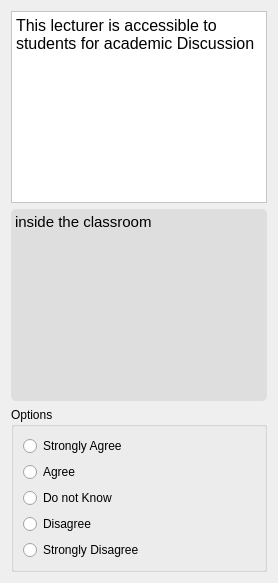
                   <widget class="QWidget" name="page_50">
                    <layout class="QVBoxLayout" name="verticalLayout_142">
                     <item>
                      <widget class="QTextBrowser" name="textBrowser_107">
                       <property name="styleSheet">
                        <string notr="true">background-color: rgb(255, 255, 255);</string>
                       </property>
                       <property name="html">
                        <string>&lt;!DOCTYPE HTML PUBLIC &quot;-//W3C//DTD HTML 4.0//EN&quot; &quot;http://www.w3.org/TR/REC-html40/strict.dtd&quot;&gt;
&lt;html&gt;&lt;head&gt;&lt;meta name=&quot;qrichtext&quot; content=&quot;1&quot; /&gt;&lt;style type=&quot;text/css&quot;&gt;
p, li { white-space: pre-wrap; }
&lt;/style&gt;&lt;/head&gt;&lt;body style=&quot; font-family:'Comic Sans MS'; font-size:10pt; font-weight:400; font-style:normal;&quot;&gt;
&lt;p style=&quot; margin-top:0px; margin-bottom:0px; margin-left:0px; margin-right:0px; -qt-block-indent:0; text-indent:0px;&quot;&gt;&lt;span style=&quot; font-family:'consolas'; font-size:12pt;&quot;&gt;This lecturer is accessible to students for academic Discussion&lt;/span&gt;&lt;/p&gt;&lt;/body&gt;&lt;/html&gt;</string>
                       </property>
                      </widget>
                     </item>
                     <item>
                      <widget class="QTextBrowser" name="textBrowser_108">
                       <property name="styleSheet">
                        <string notr="true">background-color: rgb(222, 222, 222);
border-radius: 5px;</string>
                       </property>
                       <property name="html">
                        <string>&lt;!DOCTYPE HTML PUBLIC &quot;-//W3C//DTD HTML 4.0//EN&quot; &quot;http://www.w3.org/TR/REC-html40/strict.dtd&quot;&gt;
&lt;html&gt;&lt;head&gt;&lt;meta name=&quot;qrichtext&quot; content=&quot;1&quot; /&gt;&lt;style type=&quot;text/css&quot;&gt;
p, li { white-space: pre-wrap; }
&lt;/style&gt;&lt;/head&gt;&lt;body style=&quot; font-family:'Comic Sans MS'; font-size:10pt; font-weight:400; font-style:normal;&quot;&gt;
&lt;p style=&quot; margin-top:0px; margin-bottom:0px; margin-left:0px; margin-right:0px; -qt-block-indent:0; text-indent:0px;&quot;&gt;&lt;span style=&quot; font-family:'consolas'; font-size:11pt;&quot;&gt;inside the classroom&lt;/span&gt;&lt;/p&gt;&lt;/body&gt;&lt;/html&gt;</string>
                       </property>
                      </widget>
                     </item>
                     <item>
                      <widget class="QGroupBox" name="groupBox_38">
                       <property name="styleSheet">
                        <string notr="true">QRadionButton:{
	font: 10pt &quot;Comic Sans MS&quot;;
}</string>
                       </property>
                       <property name="title">
                        <string>Options</string>
                       </property>
                       <property name="flat">
                        <bool>false</bool>
                       </property>
                       <layout class="QVBoxLayout" name="verticalLayout_143">
                        <item>
                         <layout class="QVBoxLayout" name="verticalLayout_144">
                          <item>
                           <widget class="QRadioButton" name="radioButton_12_6">
                            <property name="styleSheet">
                             <string notr="true"/>
                            </property>
                            <property name="text">
                             <string>Strongly Agree</string>
                            </property>
                           </widget>
                          </item>
                          <item>
                           <widget class="QRadioButton" name="radioButton_12_7">
                            <property name="text">
                             <string>Agree</string>
                            </property>
                           </widget>
                          </item>
                          <item>
                           <widget class="QRadioButton" name="radioButton_12_8">
                            <property name="text">
                             <string>Do not Know</string>
                            </property>
                           </widget>
                          </item>
                          <item>
                           <widget class="QRadioButton" name="radioButton_12_9">
                            <property name="text">
                             <string>Disagree</string>
                            </property>
                           </widget>
                          </item>
                          <item>
                           <widget class="QRadioButton" name="radioButton_12_10">
                            <property name="text">
                             <string>Strongly Disagree</string>
                            </property>
                           </widget>
                          </item>
                         </layout>
                        </item>
                       </layout>
                      </widget>
                     </item>
                    </layout>
                   </widget>
